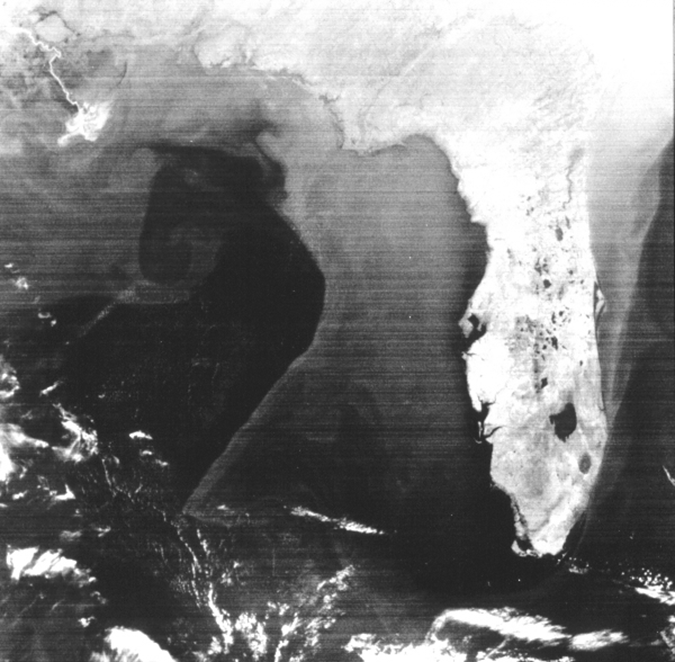
#> input picture hw4/test1.tif, 675 x 662 px
$ python main.py
#> lines starting #> are read from the running program, lines starting #| are printed output that depends on the picture; after the words box and inside, x2 and y2 are one past the last pixel; in counts of white or black regions, pixels touching at a corner belong together
import cv2
import numpy as np
import matplotlib.pyplot as plt

img1 = cv2.imread("test1.tif", cv2.IMREAD_GRAYSCALE)
#> img1 is the input picture: shape (662, 675); min 31, max 255, mean 121.2
img2 = cv2.imread("test2.tif", cv2.IMREAD_GRAYSCALE)
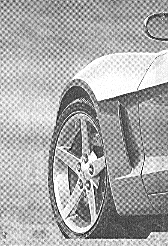
#> input picture hw4/test2.tif, 168 x 246 px
#> img2 is the input picture: shape (246, 168); min 0, max 255, mean 169.7

# Get the Spectrum using Fourier Transform
f1 = np.fft.fft2(img1)
f2 = np.fft.fft2(img2)

fshift1 = np.fft.fftshift(f1)
fshift2 = np.fft.fftshift(f2)

magnitude_spectrum1 = 20*np.log(np.abs(fshift1))
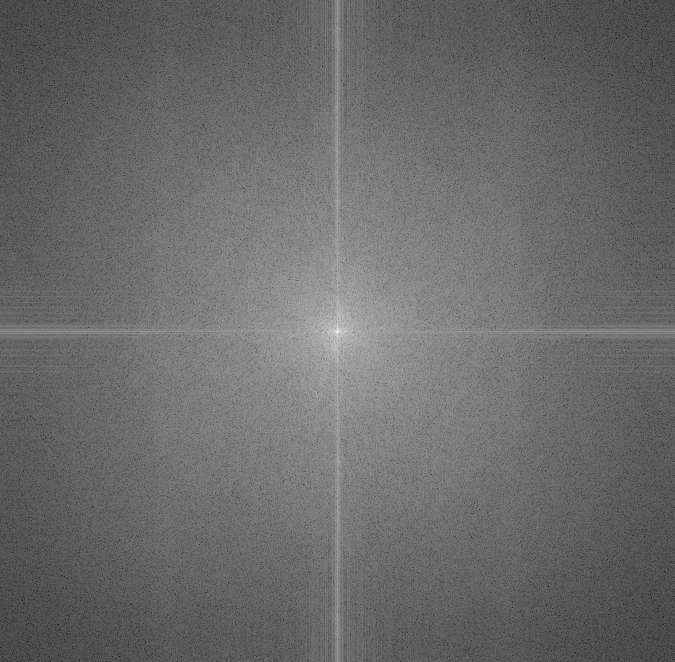
#> magnitude_spectrum1: shape (662, 675) float64; min 1.65, max 356.2, mean 150.3; drawn with min black and max white
magnitude_spectrum2 = 20*np.log(np.abs(fshift2))

plt.figure(figsize=(15, 7))
plt.subplot(241), plt.imshow(img1, cmap='gray')
plt.title('Input Image 1'), plt.xticks([]), plt.yticks([])
plt.subplot(242), plt.imshow(magnitude_spectrum1, cmap='gray')
plt.title('Magnitude Spectrum 1'), plt.xticks([]), plt.yticks([])

plt.subplot(245), plt.imshow(img2, cmap='gray')
plt.title('Input Image 2'), plt.xticks([]), plt.yticks([])
plt.subplot(246), plt.imshow(magnitude_spectrum2, cmap='gray')
plt.title('Magnitude Spectrum 2'), plt.xticks([]), plt.yticks([])


width = 25

h, w = img1.shape
#> h = 662; w = 675

mask1 = np.ones((img1.shape[0], img1.shape[1]), np.uint8) * 255.0

mask1 = cv2.line(mask1, (w//2, 0), (w//2, h//2-width), 0, 5)
mask1 = cv2.line(mask1, (w//2, h//2+width), (w//2, h-1), 0, 5)
mask1 = cv2.GaussianBlur(mask1, (21, 21), 0)


fshift1 = fshift1 * mask1 / 255
magnitude_spectrum1 = magnitude_spectrum1 * mask1 / 255

f_ishift1 = np.fft.ifftshift(fshift1)
img_back1 = np.fft.ifft2(f_ishift1)
img_back1 = np.abs(img_back1)
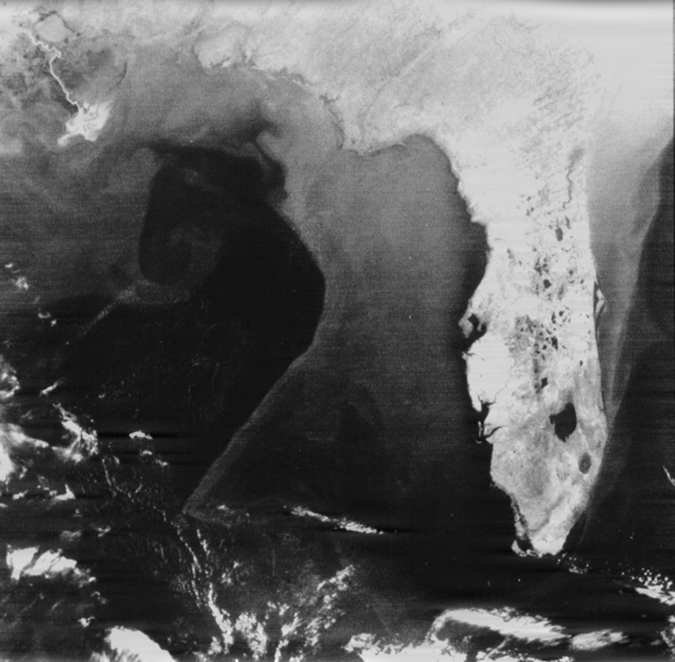
#> img_back1: shape (662, 675) float64; min 13.09, max 304, mean 121.2; drawn with min black and max white
img_back1 = np.clip(img_back1, 0, 255)

plt.subplot(243), plt.imshow(magnitude_spectrum1, cmap='gray')
plt.title('Filtered Magnitude Spectrum 1'), plt.xticks([]), plt.yticks([])
plt.subplot(244), plt.imshow(img_back1, cmap='gray')
plt.title('Filtered Image 1'), plt.xticks([]), plt.yticks([])

cords = [
    (4, 55),
    (44, 55),
    (84, 55),
    (164, 55),
    (208, 55),
    (243, 55),
    (0, 112),
    (38, 112),
    (82, 112),
    (160, 112),
    (203, 112),
    (240, 112)
]

radius = 15


mask2 = np.ones((img2.shape[0], img2.shape[1]), np.uint8) * 255.0

for x, y in cords:
    mask2 = cv2.circle(mask2, (y, x), radius, 0, -1)
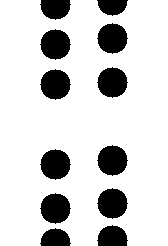
#> mask2: shape (246, 168) float64; 81.9% white; 12 black regions, largest, box (x1, y1, x2, y2) and area: (97, 23, 128, 54) 709, (40, 29, 71, 60) 709, (97, 67, 128, 98) 709

mask2 = cv2.GaussianBlur(mask2, (31, 31), 0)

fshift2 = fshift2 * mask2 / 255
magnitude_spectrum2 = magnitude_spectrum2 * mask2 / 255
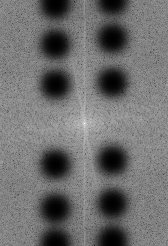
#> magnitude_spectrum2: shape (246, 168) float64; min 0.254, max 315.3, mean 135.7; drawn with min black and max white

# apply mask and inverse DFT
f_ishift2 = np.fft.ifftshift(fshift2)
img_back2 = np.fft.ifft2(f_ishift2)
img_back2 = np.abs(img_back2)
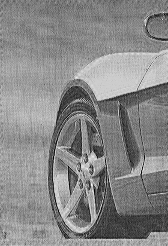
#> img_back2: shape (246, 168) float64; min 0.337, max 316.7, mean 169.7; drawn with min black and max white
img_back2 = np.clip(img_back2, 0, 255)
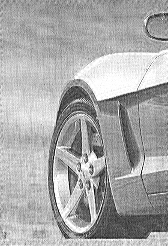
#> img_back2: shape (246, 168) float64; min 0.337, max 255, mean 169.6


plt.subplot(247), plt.imshow(magnitude_spectrum2, cmap='gray')
plt.title('Filtered Magnitude Spectrum 2'), plt.xticks([]), plt.yticks([])
plt.subplot(248), plt.imshow(img_back2, cmap='gray')
plt.title('Filtered Image 2'), plt.xticks([]), plt.yticks([])

plt.savefig('report/result.png', bbox_inches='tight', dpi=300)
plt.show()
